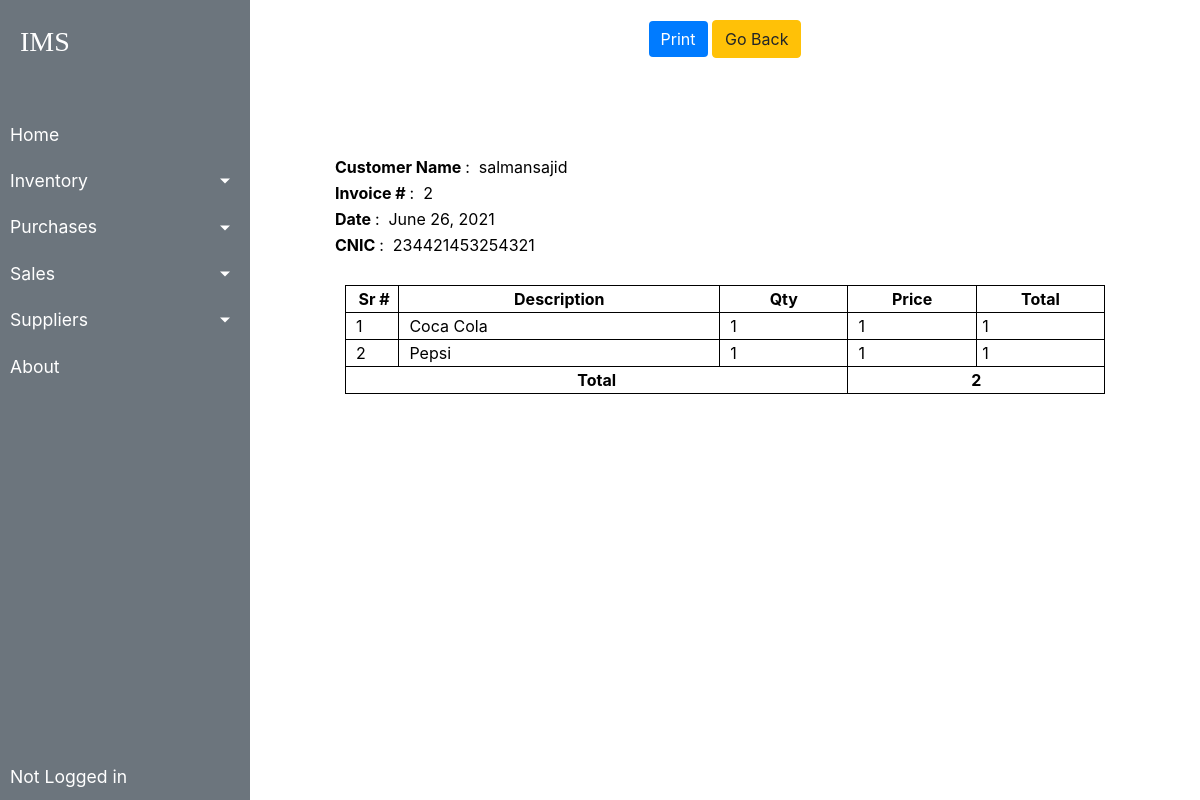
Page /transactions/sales/2 on the committed database.
### transactions/models.py (models this page shows, shortened)
class SaleBill(models.Model):
    billno = models.AutoField(primary_key=True)
    time = models.DateTimeField(auto_now=True)
    name = models.CharField(max_length=150)
    phone = models.CharField(max_length=12)
    address = models.CharField(max_length=200)
    email = models.EmailField(max_length=254)
    gstin = models.CharField(max_length=13)

class SaleItem(models.Model):
    billno = models.ForeignKey(SaleBill, on_delete = models.CASCADE, related_name='salebillno')
    stock = models.ForeignKey(Stock, on_delete = models.CASCADE, related_name='saleitem')
    quantity = models.IntegerField(default=1)
    perprice = models.IntegerField(default=1)
    totalprice = models.IntegerField(default=1)

### transactions/views.py (the view, shortened to what this page needs)
class SaleBillView(View):
    model = SaleBill
    template_name = "bill/sale_bill.html"
    bill_base = "bill/bill_base.html"
    def get(self, request, billno):
        saleitems = SaleItem.objects.filter(billno=billno)
        total = 0
        for item in saleitems:
            total += item.totalprice
        context = {
            'bill'          : SaleBill.objects.get(billno=billno),
            'items'         : SaleItem.objects.filter(billno=billno),
            'billdetails'   : SaleBillDetails.objects.get(billno=billno),
            'bill_base'     : self.bill_base,
            'total'         : total,
        }
        return render(request, self.template_name, context)

### project/transactions/templates/bill/sale_bill.html (shortened to what this page needs)
{% extends bill_base %}
{% load static %}
{% block content %}
    <div class="wrapper">
        <button class="btn btn-primary" onclick="printpage('printArea')">Print</button>
        <a href="{% url 'sales-list' %}" class="btn btn-warning">Go Back</a>
    </div>
    <br><br>
    <form method="post">
        <div class="bg">
            <br><br>
            <div id="printArea" class="bg">
                <table class="" style="width: 800px; margin-left: auto; margin-right: auto;">
                    <tbody>
                            <tr>
                                <td  style="border: none" class="inner-box">&nbsp;
                                    <span  style="font-weight: bold;"> Customer Name </span>: &nbsp;{{ bill.name }}
                                </td>
                            </tr>
                            <tr>
                                <td style="border: none" class="inner-box">&nbsp;
                                    <span  style="font-weight: bold;"> Invoice # </span>: &nbsp;{{ bill.billno }}
                                </td>
                            </tr>
                            <tr>
                                <td style="border: none" class="inner-box">&nbsp;
                                    <span  style="font-weight: bold;"> Date </span>: &nbsp;{{ bill.time.date }}
                                </td>
                            </tr>
                            <tr>
                                <td style="border: none" class="inner-box">&nbsp;
                                    <span  style="font-weight: bold;"> CNIC </span>: &nbsp;{{ bill.gstin }}
                                </td>
                            </tr>
                            <tr>
                                <td style="border: none" class="inner-box">&nbsp; </td>
                            </tr>
                        <tr>
                            <td>
                            <table class="outer-box" style="width: auto; margin-left: auto; margin-right: auto;">
                                <tbody>
                                    <tr>
                                        <td class="inner-box" style="width: 5%; font-weight: bold; text-align: center;">&nbsp;Sr #</td>
                                        <td class="inner-box" style="width: 30%; font-weight: bold; text-align: center;">Description </td>
                                        <td class="inner-box" style="width: 12%; font-weight: bold; text-align: center;">Qty </td>
                                        <td class="inner-box" style="width: 12%; font-weight: bold; text-align: center;">Price</td>
                                        <td class="inner-box" style="width: 12%; font-weight: bold; text-align: center;">Total </td>
                                    </tr>
                                    {% for item in items %}
                                        <tr style="height: auto;">
                                            <td class="inner-box" style="width: 5%;">&nbsp; {{ forloop.counter }}</td>
                                            <td class="inner-box" style="width: 30%;">&nbsp; {{ item.stock.name }}</td>
                                            <td class="inner-box" style="width: 12%;">&nbsp; {{ item.quantity }}</td>
                                            <td class="inner-box" style="width: 12%;">&nbsp; {{ item.perprice }}</td>
                                            <td class="inner-box" style="width: 12%;">&nbsp;{{ item.totalprice }}
                                            </td>
                                        </tr>
                                    {% endfor %}
                                    <tr>
                                        <td colspan="3" class="inner-box" style="width: 12%; font-weight: bold; text-align: center;">Total </td>
                                        <td colspan="2" class="inner-box" style="width: 12%; font-weight: bold; text-align: center;">{{total}} </td>
                                    </tr>
                                </tbody>
                            </table>
                            </td>
                        </tr>
                    </tbody>
                </table>
            </div>
            <br><br>
        </div>
        <br><br>
    </form>
{% endblock %}

### homepage/static/css/main.css (style rules this page uses)
body, html { height: 100%; background-color: #090e27; }
a { color:#007bff; }
.btn-primary { border: none; color: white; text-align: center; text-decoration: none; display: inline-block; font-size: 16px; }

### rows in the picture
SaleBill: name "salmansajid", billno "2", time "June 26, 2021", gstin "234421453254321"
SaleItem: stock.name "Coca Cola", quantity "1", perprice "1", totalprice "1"
SaleItem: stock.name "Pepsi", quantity "1", perprice "1", totalprice "1"

### other values in the picture
{{ total }} "2"
